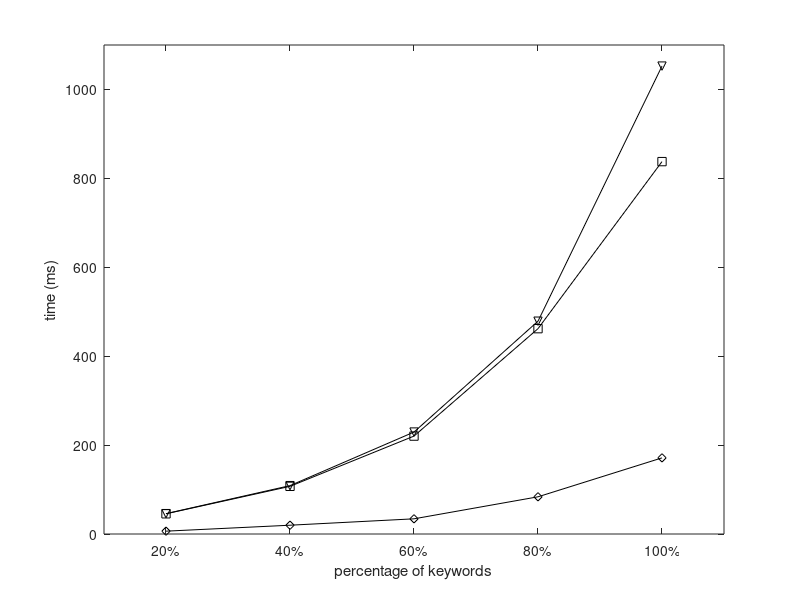

Source code (MATLAB): (Note: this script raises an error after producing the figure.)
set(gcf,'color',[1, 1, 1]);
set(gcf,'unit','centimeters','position',[10 5 9 7]);

x=[1, 2, 3, 4, 5];
y1 = [45.8196638	108.8136769	229.3435576	478.7104366	1052.577481];
y2 = [45.42508129	107.2099055	220.2449947	461.898277	837.7028756];
y3 = [6.383008	19.77396154	34.15019341	83.68397445	171.2638637];

p1= plot(x, y1, '-kv');
hold on;
p2 = plot(x, y2, '-ks');
hold on;
p3 = plot(x, y3, '-kd');

xlabel('percentage of keywords');
ylabel('time (ms)');

axis([0.5 5.5 0.0 1100]);

set(gca, 'xtick', 1:5, 'XTickLabel', {'20%','40%','60%','80%','100%'});
leg=legend('Inc-S','Inc-T','Dec', 2);
set(leg,'edgecolor','white');

set(gca, 'FontSize', 12);
set(get(gca, 'XLabel'), 'FontSize',12);
set(get(gca, 'YLabel'), 'FontSize',12);
set(findall(gcf,'type','line'),'linewidth',1.5);
set(gca, 'LineWidth', 1.5);
